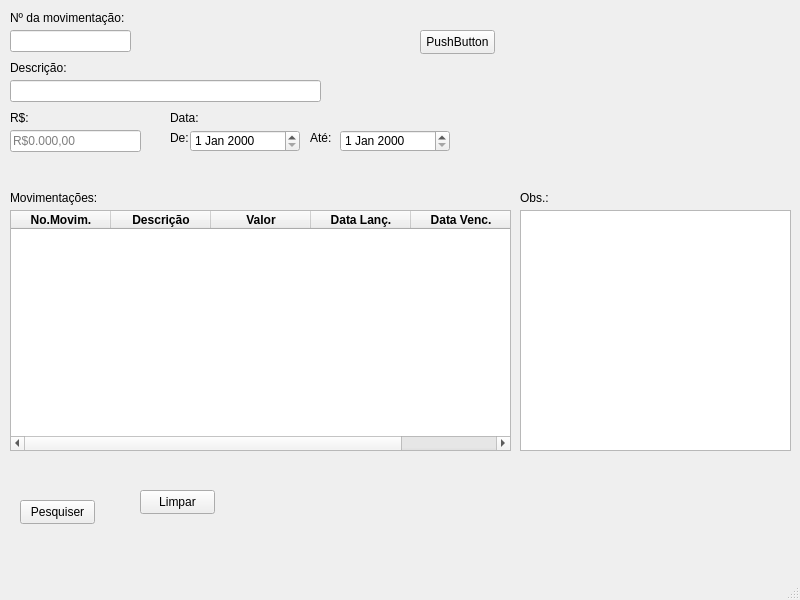
<?xml version="1.0" encoding="UTF-8"?>
<ui version="4.0">
 <class>consulta</class>
 <widget class="QMainWindow" name="consulta">
  <property name="geometry">
   <rect>
    <x>0</x>
    <y>0</y>
    <width>800</width>
    <height>600</height>
   </rect>
  </property>
  <property name="windowTitle">
   <string>MainWindow</string>
  </property>
  <widget class="QWidget" name="centralwidget">
   <widget class="QLabel" name="label_8">
    <property name="geometry">
     <rect>
      <x>10</x>
      <y>10</y>
      <width>121</width>
      <height>16</height>
     </rect>
    </property>
    <property name="text">
     <string>Nº da movimentação:</string>
    </property>
   </widget>
   <widget class="QLineEdit" name="lineEdit">
    <property name="geometry">
     <rect>
      <x>10</x>
      <y>30</y>
      <width>121</width>
      <height>22</height>
     </rect>
    </property>
   </widget>
   <widget class="QLineEdit" name="txtDesc">
    <property name="geometry">
     <rect>
      <x>10</x>
      <y>80</y>
      <width>311</width>
      <height>22</height>
     </rect>
    </property>
    <property name="text">
     <string/>
    </property>
    <property name="maxLength">
     <number>100</number>
    </property>
   </widget>
   <widget class="QLabel" name="label_4">
    <property name="geometry">
     <rect>
      <x>10</x>
      <y>60</y>
      <width>61</width>
      <height>16</height>
     </rect>
    </property>
    <property name="text">
     <string>Descrição:</string>
    </property>
   </widget>
   <widget class="QLineEdit" name="txtValor">
    <property name="geometry">
     <rect>
      <x>10</x>
      <y>130</y>
      <width>131</width>
      <height>22</height>
     </rect>
    </property>
    <property name="text">
     <string notr="true"/>
    </property>
    <property name="maxLength">
     <number>32767</number>
    </property>
    <property name="echoMode">
     <enum>QLineEdit::Normal</enum>
    </property>
    <property name="cursorPosition">
     <number>0</number>
    </property>
    <property name="placeholderText">
     <string>R$0.000,00</string>
    </property>
    <property name="cursorMoveStyle">
     <enum>Qt::VisualMoveStyle</enum>
    </property>
    <property name="clearButtonEnabled">
     <bool>false</bool>
    </property>
   </widget>
   <widget class="QLabel" name="label_7">
    <property name="geometry">
     <rect>
      <x>10</x>
      <y>110</y>
      <width>21</width>
      <height>16</height>
     </rect>
    </property>
    <property name="text">
     <string>R$:</string>
    </property>
   </widget>
   <widget class="QDateEdit" name="dateEdit">
    <property name="geometry">
     <rect>
      <x>190</x>
      <y>130</y>
      <width>110</width>
      <height>22</height>
     </rect>
    </property>
   </widget>
   <widget class="QLabel" name="label">
    <property name="geometry">
     <rect>
      <x>170</x>
      <y>110</y>
      <width>31</width>
      <height>16</height>
     </rect>
    </property>
    <property name="text">
     <string>Data:</string>
    </property>
   </widget>
   <widget class="QLabel" name="label_2">
    <property name="geometry">
     <rect>
      <x>170</x>
      <y>130</y>
      <width>31</width>
      <height>16</height>
     </rect>
    </property>
    <property name="text">
     <string>De:</string>
    </property>
   </widget>
   <widget class="QLabel" name="label_3">
    <property name="geometry">
     <rect>
      <x>310</x>
      <y>130</y>
      <width>31</width>
      <height>16</height>
     </rect>
    </property>
    <property name="text">
     <string>Até:</string>
    </property>
   </widget>
   <widget class="QDateEdit" name="dateEdit_2">
    <property name="geometry">
     <rect>
      <x>340</x>
      <y>130</y>
      <width>110</width>
      <height>22</height>
     </rect>
    </property>
   </widget>
   <widget class="QLabel" name="label_9">
    <property name="geometry">
     <rect>
      <x>10</x>
      <y>190</y>
      <width>91</width>
      <height>16</height>
     </rect>
    </property>
    <property name="text">
     <string>Movimentações:</string>
    </property>
   </widget>
   <widget class="QPushButton" name="pushButton">
    <property name="geometry">
     <rect>
      <x>20</x>
      <y>500</y>
      <width>75</width>
      <height>24</height>
     </rect>
    </property>
    <property name="text">
     <string>Pesquiser</string>
    </property>
   </widget>
   <widget class="QPushButton" name="pushButton_2">
    <property name="geometry">
     <rect>
      <x>140</x>
      <y>490</y>
      <width>75</width>
      <height>24</height>
     </rect>
    </property>
    <property name="text">
     <string>Limpar</string>
    </property>
   </widget>
   <widget class="QPushButton" name="pushButton_3">
    <property name="geometry">
     <rect>
      <x>420</x>
      <y>30</y>
      <width>75</width>
      <height>24</height>
     </rect>
    </property>
    <property name="text">
     <string>PushButton</string>
    </property>
   </widget>
   <widget class="QTableWidget" name="tableWidget">
    <property name="geometry">
     <rect>
      <x>10</x>
      <y>210</y>
      <width>501</width>
      <height>241</height>
     </rect>
    </property>
    <column>
     <property name="text">
      <string>No.Movim.</string>
     </property>
     <property name="font">
      <font>
       <bold>true</bold>
      </font>
     </property>
    </column>
    <column>
     <property name="text">
      <string>Descrição</string>
     </property>
     <property name="font">
      <font>
       <bold>true</bold>
      </font>
     </property>
    </column>
    <column>
     <property name="text">
      <string>Valor</string>
     </property>
     <property name="font">
      <font>
       <bold>true</bold>
      </font>
     </property>
    </column>
    <column>
     <property name="text">
      <string>Data Lanç.</string>
     </property>
     <property name="font">
      <font>
       <bold>true</bold>
      </font>
     </property>
    </column>
    <column>
     <property name="text">
      <string>Data Venc.</string>
     </property>
     <property name="font">
      <font>
       <bold>true</bold>
      </font>
     </property>
    </column>
   </widget>
   <widget class="QPlainTextEdit" name="plainTextEdit">
    <property name="enabled">
     <bool>true</bool>
    </property>
    <property name="geometry">
     <rect>
      <x>520</x>
      <y>210</y>
      <width>271</width>
      <height>241</height>
     </rect>
    </property>
   </widget>
   <widget class="QLabel" name="label_10">
    <property name="geometry">
     <rect>
      <x>520</x>
      <y>190</y>
      <width>31</width>
      <height>16</height>
     </rect>
    </property>
    <property name="text">
     <string>Obs.:</string>
    </property>
   </widget>
  </widget>
  <widget class="QMenuBar" name="menubar">
   <property name="geometry">
    <rect>
     <x>0</x>
     <y>0</y>
     <width>800</width>
     <height>22</height>
    </rect>
   </property>
  </widget>
  <widget class="QStatusBar" name="statusbar"/>
 </widget>
 <resources/>
 <connections/>
</ui>
